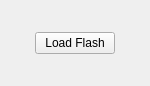
<?xml version="1.0" encoding="UTF-8"?>
<ui version="4.0">
 <class>FlashPlaceHolder</class>
 <widget class="QWidget" name="FlashPlaceHolder">
  <property name="geometry">
   <rect>
    <x>0</x>
    <y>0</y>
    <width>150</width>
    <height>86</height>
   </rect>
  </property>
  <property name="windowTitle">
   <string/>
  </property>
  <layout class="QGridLayout" name="gridLayout">
   <item row="0" column="1">
    <spacer name="verticalSpacer_2">
     <property name="orientation">
      <enum>Qt::Vertical</enum>
     </property>
     <property name="sizeHint" stdset="0">
      <size>
       <width>20</width>
       <height>17</height>
      </size>
     </property>
    </spacer>
   </item>
   <item row="1" column="0">
    <spacer name="horizontalSpacer">
     <property name="orientation">
      <enum>Qt::Horizontal</enum>
     </property>
     <property name="sizeHint" stdset="0">
      <size>
       <width>10</width>
       <height>20</height>
      </size>
     </property>
    </spacer>
   </item>
   <item row="1" column="1">
    <widget class="QPushButton" name="LoadFlash_">
     <property name="text">
      <string>Load Flash</string>
     </property>
    </widget>
   </item>
   <item row="1" column="2">
    <spacer name="horizontalSpacer_2">
     <property name="orientation">
      <enum>Qt::Horizontal</enum>
     </property>
     <property name="sizeHint" stdset="0">
      <size>
       <width>11</width>
       <height>20</height>
      </size>
     </property>
    </spacer>
   </item>
   <item row="2" column="1">
    <spacer name="verticalSpacer">
     <property name="orientation">
      <enum>Qt::Vertical</enum>
     </property>
     <property name="sizeHint" stdset="0">
      <size>
       <width>20</width>
       <height>18</height>
      </size>
     </property>
    </spacer>
   </item>
  </layout>
 </widget>
 <resources/>
 <connections/>
</ui>
